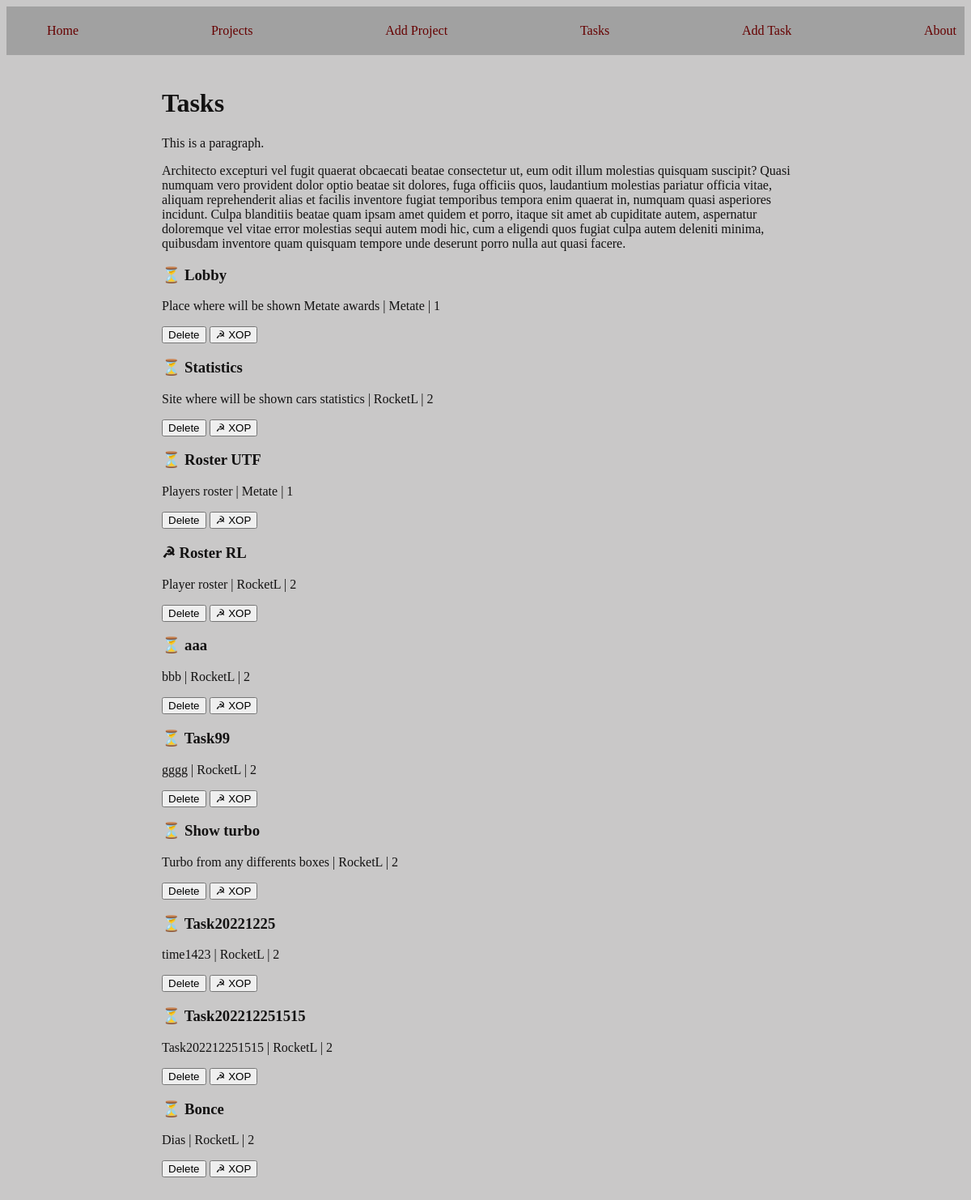
The page /tasks2/ on the database its author committed.
### myapp/models.py (models this page shows, shortened)
class MO_task(models.Model):
    tittle = models.CharField(max_length=200)
    descrip = models.TextField()
    project = models.ForeignKey(MO_project, on_delete=models.CASCADE)
    state = models.BooleanField(default=False)

class MO_project(models.Model):
    name = models.CharField(max_length=200)

### myapp/views.py (the view)
# urls.py: path('tasks2/', vw.VW_task2, name='URL_tasks2'),
def VW_task2(request):
    OB_task = MO_task.objects.all()
    return render(request, 'tasks/tasks.html', {
        'OB_task': OB_task
    })

### myapp/templates/tasks/tasks.html (shortened to what this page needs)
<!DOCTYPE html>
{% extends 'layouts/base.html' %}
{% block content %}
<html>
  <head>
  </head>
  <body>
    <h1>Tasks</h1>
    <p>This is a paragraph.</p>
    <p>{% lorem 1 b random %}</p>
    {% for task in OB_task %}
      <div>
        <h3>
          {% if task.state == True %}
            &#9773;
          {% else %}
            &#9203;
          {% endif %}
          {{task.tittle}}
        </h3>
        <p>
          {{task.descrip}} |
          {{task.project.name}} |
          {{task.project.id}}
        </p>
        <button>
          Delete
        </button>
        <button>
            &#9773; XOP
        </button>
      </div>
    {% endfor %}
  </body>
</html>
{% endblock %}

### myapp/templates/layouts/base.html (shortened to what this page needs)
{% load static %}
<!DOCTYPE html>
<html lang="en">
<head>
  <link rel="stylesheet" href="{% static 'css/main.css' %}">
</head>
<body>
  <nav class="navbar">
    <ul>
      <li>
        <a href={% url 'URL_home' %}>Home</a>
      </li>
      <li>
        <a href={% url 'URL_projects' %}>Projects</a>
      </li>
      <li>
        <a href={% url 'URL_addprojects' %}>Add Project</a>
      </li>
      <li>
        <a href={% url 'URL_tasks2' %}>Tasks</a>
      </li>
      <li>
        <a href={% url 'URL_addtasks' %}>Add Task</a>
      </li>
      <li>
        <a href={% url 'URL_about' %}>About</a>
      </li>
    </ul>
  </nav>
  <main class="container">
    {% block content %}
    {% endblock %}
  </main>
</body>
</html>

### myapp/static/css/main.css (style rules this page uses)
body { background: #c9c8c8; color: rgb(19, 18, 18); }
.navbar { background: #a1a1a1; padding: 5px 10px; }
.navbar ul { display: flex; justify-content: space-between; }
.navbar ul li { list-style: none; }
.navbar ul li a { color: rgb(102, 0, 0); text-decoration: none; }
.container { max-width: 800px; margin: 0 auto; padding: 20px 0; }

### rows shown on the page
MO_task: tittle "Lobby", descrip "Place where will be shown Metate awards", project.name "Metate", project.id "1"
MO_task: tittle "Statistics", descrip "Site where will be shown cars statistics", project.name "RocketL", project.id "2"
MO_task: tittle "Roster UTF", descrip "Players roster", project.name "Metate", project.id "1"
MO_task: tittle "Roster RL", descrip "Player roster", project.name "RocketL", project.id "2"
MO_task: tittle "aaa", descrip "bbb", project.name "RocketL", project.id "2"
MO_task: tittle "Task99", descrip "gggg", project.name "RocketL", project.id "2"
MO_task: tittle "Show turbo", descrip "Turbo from any differents boxes", project.name "RocketL", project.id "2"
MO_task: tittle "Task20221225", descrip "time1423", project.name "RocketL", project.id "2"
MO_task: tittle "Task202212251515", descrip "Task202212251515", project.name "RocketL", project.id "2"
MO_task: tittle "Bonce", descrip "Dias", project.name "RocketL", project.id "2"
